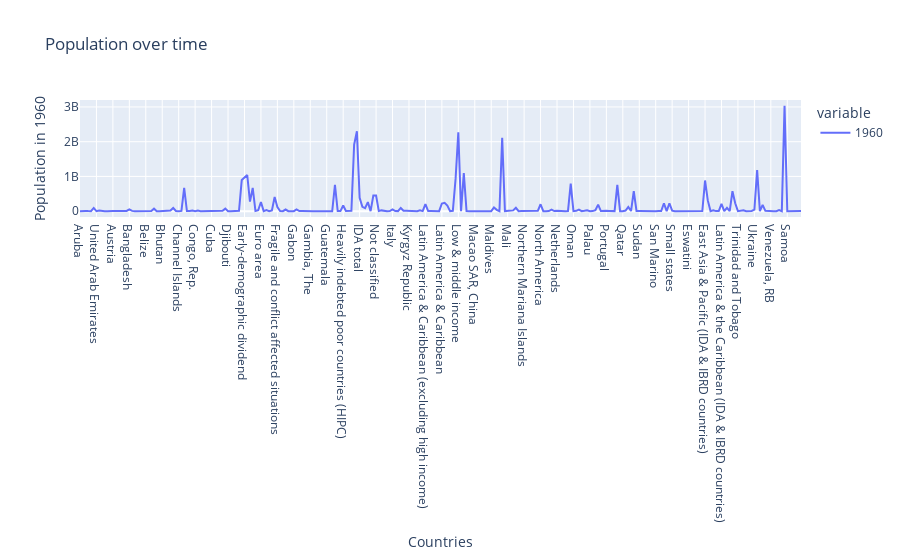

Write notebook code for a chart like this one.
### Code cell
px.line(data.set_index('Countries').T.loc[str(1960)],
       labels={'value':'Population in {}'.format(str(1960))},
       title= 'Population over time')

### Figure 1 — Plotly figure (JSON) as saved in the notebook; plotly's stock layout.template omitted (floating-point values rounded to 4 significant figures; data arrays with more than 128 entries replaced by an {"elided": "..."} marker saying what was removed)
{"data": [{"hovertemplate": "variable=1960<br>Countries=%{x}<br>Population in 1960=%{y}<extra></extra>", "legendgroup": "1960", "line": {"color": "#636efa", "dash": "solid"}, "mode": "lines", "name": "1960", "orientation": "v", "showlegend": true, "type": "scatter", "x": {"elided": "264 str values"}, "xaxis": "x", "y": {"elided": "264 int values"}, "yaxis": "y"}], "layout": {"legend": {"title": {"text": "variable"}, "tracegroupgap": 0}, "title": {"text": "Population over time"}, "xaxis": {"anchor": "y", "domain": [0, 1], "title": {"text": "Countries"}}, "yaxis": {"anchor": "x", "domain": [0, 1], "title": {"text": "Population in 1960"}}}}
